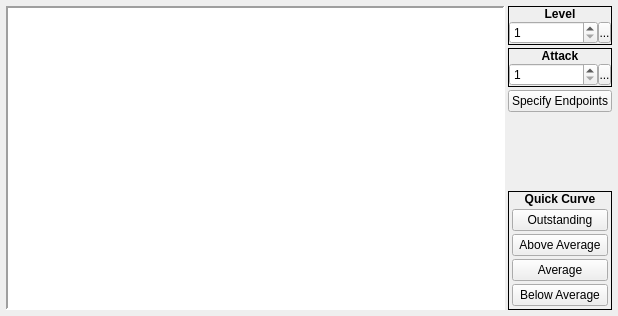
     <widget class="QWidget" name="tabAttack">
      <attribute name="title">
       <string>Attack</string>
      </attribute>
      <layout class="QHBoxLayout" name="horizontalLayout_15">
       <property name="spacing">
        <number>3</number>
       </property>
       <property name="margin">
        <number>6</number>
       </property>
       <item>
        <widget class="QFrame" name="frame_21">
         <property name="sizePolicy">
          <sizepolicy hsizetype="Fixed" vsizetype="Fixed">
           <horstretch>0</horstretch>
           <verstretch>0</verstretch>
          </sizepolicy>
         </property>
         <property name="frameShape">
          <enum>QFrame::Panel</enum>
         </property>
         <property name="frameShadow">
          <enum>QFrame::Sunken</enum>
         </property>
         <property name="lineWidth">
          <number>2</number>
         </property>
         <layout class="QHBoxLayout" name="horizontalLayout_22">
          <property name="spacing">
           <number>0</number>
          </property>
          <property name="margin">
           <number>0</number>
          </property>
          <item>
           <widget class="BarGraph" name="gvAttack">
            <property name="sizePolicy">
             <sizepolicy hsizetype="Fixed" vsizetype="Fixed">
              <horstretch>0</horstretch>
              <verstretch>0</verstretch>
             </sizepolicy>
            </property>
            <property name="minimumSize">
             <size>
              <width>495</width>
              <height>300</height>
             </size>
            </property>
            <property name="maximumSize">
             <size>
              <width>495</width>
              <height>300</height>
             </size>
            </property>
            <property name="frameShape">
             <enum>QFrame::NoFrame</enum>
            </property>
            <property name="verticalScrollBarPolicy">
             <enum>Qt::ScrollBarAlwaysOff</enum>
            </property>
            <property name="horizontalScrollBarPolicy">
             <enum>Qt::ScrollBarAlwaysOff</enum>
            </property>
           </widget>
          </item>
         </layout>
        </widget>
       </item>
       <item>
        <layout class="QVBoxLayout" name="verticalLayout_12">
         <property name="spacing">
          <number>3</number>
         </property>
         <item>
          <widget class="QFrame" name="frame_7">
           <property name="sizePolicy">
            <sizepolicy hsizetype="Preferred" vsizetype="Fixed">
             <horstretch>0</horstretch>
             <verstretch>0</verstretch>
            </sizepolicy>
           </property>
           <property name="frameShape">
            <enum>QFrame::Box</enum>
           </property>
           <property name="frameShadow">
            <enum>QFrame::Plain</enum>
           </property>
           <layout class="QVBoxLayout" name="verticalLayout_13">
            <property name="spacing">
             <number>0</number>
            </property>
            <property name="margin">
             <number>0</number>
            </property>
            <item>
             <widget class="QLabel" name="label_7">
              <property name="sizePolicy">
               <sizepolicy hsizetype="Preferred" vsizetype="Fixed">
                <horstretch>0</horstretch>
                <verstretch>0</verstretch>
               </sizepolicy>
              </property>
              <property name="font">
               <font>
                <weight>75</weight>
                <bold>true</bold>
               </font>
              </property>
              <property name="text">
               <string>Level</string>
              </property>
              <property name="alignment">
               <set>Qt::AlignCenter</set>
              </property>
             </widget>
            </item>
            <item>
             <widget class="QWidget" name="widget_7" native="true">
              <layout class="QHBoxLayout" name="horizontalLayout_6">
               <property name="spacing">
                <number>0</number>
               </property>
               <property name="margin">
                <number>0</number>
               </property>
               <item>
                <widget class="QSpinBox" name="sbAttackLevel">
                 <property name="minimum">
                  <number>1</number>
                 </property>
                </widget>
               </item>
               <item>
                <widget class="SpinBoxSideButton" name="bAttackLevelSpinButton">
                 <property name="minimumSize">
                  <size>
                   <width>13</width>
                   <height>21</height>
                  </size>
                 </property>
                 <property name="maximumSize">
                  <size>
                   <width>13</width>
                   <height>21</height>
                  </size>
                 </property>
                 <property name="text">
                  <string>...</string>
                 </property>
                 <property name="icon">
                  <iconset resource="gui_icons.qrc">
                   <normaloff>:/icons/spinBoxSideButton.png</normaloff>:/icons/spinBoxSideButton.png</iconset>
                 </property>
                 <property name="iconSize">
                  <size>
                   <width>8</width>
                   <height>16</height>
                  </size>
                 </property>
                </widget>
               </item>
              </layout>
             </widget>
            </item>
           </layout>
          </widget>
         </item>
         <item>
          <widget class="QFrame" name="frame_8">
           <property name="sizePolicy">
            <sizepolicy hsizetype="Preferred" vsizetype="Fixed">
             <horstretch>0</horstretch>
             <verstretch>0</verstretch>
            </sizepolicy>
           </property>
           <property name="frameShape">
            <enum>QFrame::Box</enum>
           </property>
           <property name="frameShadow">
            <enum>QFrame::Plain</enum>
           </property>
           <layout class="QVBoxLayout" name="verticalLayout_14">
            <property name="spacing">
             <number>0</number>
            </property>
            <property name="margin">
             <number>0</number>
            </property>
            <item>
             <widget class="QLabel" name="label_8">
              <property name="sizePolicy">
               <sizepolicy hsizetype="Preferred" vsizetype="Fixed">
                <horstretch>0</horstretch>
                <verstretch>0</verstretch>
               </sizepolicy>
              </property>
              <property name="font">
               <font>
                <weight>75</weight>
                <bold>true</bold>
               </font>
              </property>
              <property name="text">
               <string>Attack</string>
              </property>
              <property name="alignment">
               <set>Qt::AlignCenter</set>
              </property>
             </widget>
            </item>
            <item>
             <widget class="QWidget" name="widget_8" native="true">
              <layout class="QHBoxLayout" name="horizontalLayout_7">
               <property name="spacing">
                <number>0</number>
               </property>
               <property name="margin">
                <number>0</number>
               </property>
               <item>
                <widget class="QSpinBox" name="sbAttack">
                 <property name="accelerated">
                  <bool>true</bool>
                 </property>
                 <property name="minimum">
                  <number>1</number>
                 </property>
                 <property name="maximum">
                  <number>999</number>
                 </property>
                </widget>
               </item>
               <item>
                <widget class="SpinBoxSideButton" name="bAttackSpinButton">
                 <property name="minimumSize">
                  <size>
                   <width>13</width>
                   <height>21</height>
                  </size>
                 </property>
                 <property name="maximumSize">
                  <size>
                   <width>13</width>
                   <height>21</height>
                  </size>
                 </property>
                 <property name="text">
                  <string>...</string>
                 </property>
                 <property name="icon">
                  <iconset resource="gui_icons.qrc">
                   <normaloff>:/icons/spinBoxSideButton.png</normaloff>:/icons/spinBoxSideButton.png</iconset>
                 </property>
                 <property name="iconSize">
                  <size>
                   <width>8</width>
                   <height>16</height>
                  </size>
                 </property>
                </widget>
               </item>
              </layout>
             </widget>
            </item>
           </layout>
          </widget>
         </item>
         <item>
          <widget class="QPushButton" name="bAttackSpecifyEndpoints">
           <property name="text">
            <string>Specify Endpoints</string>
           </property>
          </widget>
         </item>
         <item>
          <spacer name="verticalSpacer_3">
           <property name="orientation">
            <enum>Qt::Vertical</enum>
           </property>
           <property name="sizeHint" stdset="0">
            <size>
             <width>20</width>
             <height>40</height>
            </size>
           </property>
          </spacer>
         </item>
         <item>
          <widget class="QFrame" name="frame_9">
           <property name="sizePolicy">
            <sizepolicy hsizetype="Preferred" vsizetype="Fixed">
             <horstretch>0</horstretch>
             <verstretch>0</verstretch>
            </sizepolicy>
           </property>
           <property name="frameShape">
            <enum>QFrame::Box</enum>
           </property>
           <property name="frameShadow">
            <enum>QFrame::Plain</enum>
           </property>
           <layout class="QVBoxLayout" name="verticalLayout_15">
            <property name="spacing">
             <number>0</number>
            </property>
            <property name="margin">
             <number>0</number>
            </property>
            <item>
             <widget class="QLabel" name="label_9">
              <property name="sizePolicy">
               <sizepolicy hsizetype="Preferred" vsizetype="Fixed">
                <horstretch>0</horstretch>
                <verstretch>0</verstretch>
               </sizepolicy>
              </property>
              <property name="font">
               <font>
                <weight>75</weight>
                <bold>true</bold>
               </font>
              </property>
              <property name="text">
               <string>Quick Curve</string>
              </property>
              <property name="alignment">
               <set>Qt::AlignCenter</set>
              </property>
             </widget>
            </item>
            <item>
             <widget class="QWidget" name="widget_9" native="true">
              <layout class="QVBoxLayout" name="verticalLayout_16">
               <property name="spacing">
                <number>3</number>
               </property>
               <property name="margin">
                <number>3</number>
               </property>
               <item>
                <widget class="QPushButton" name="bAttackOutstanding">
                 <property name="text">
                  <string>Outstanding</string>
                 </property>
                </widget>
               </item>
               <item>
                <widget class="QPushButton" name="bAttackAboveAverage">
                 <property name="text">
                  <string>Above Average</string>
                 </property>
                </widget>
               </item>
               <item>
                <widget class="QPushButton" name="bAttackAverage">
                 <property name="text">
                  <string>Average</string>
                 </property>
                </widget>
               </item>
               <item>
                <widget class="QPushButton" name="bAttackBelowAverage">
                 <property name="text">
                  <string>Below Average</string>
                 </property>
                </widget>
               </item>
              </layout>
             </widget>
            </item>
           </layout>
          </widget>
         </item>
        </layout>
       </item>
      </layout>
     </widget>
